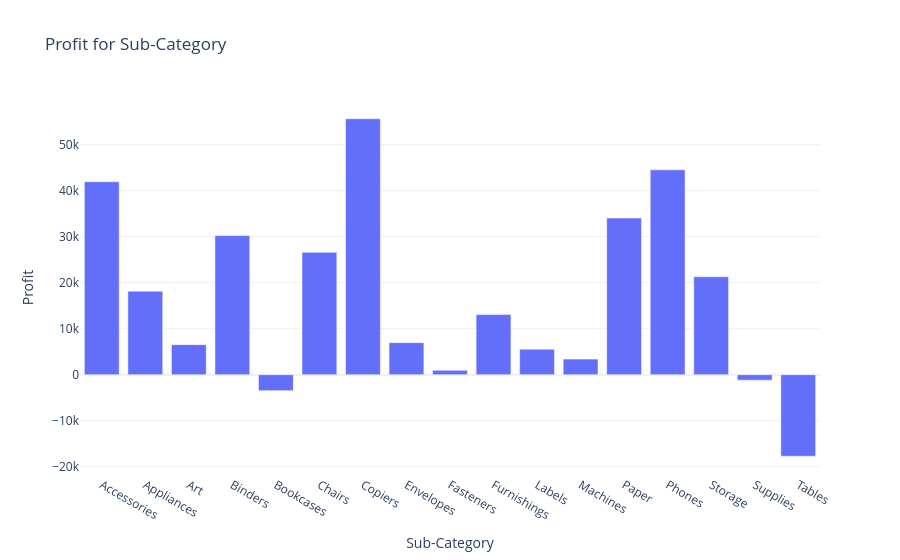

Notebook cell for this chart:
### Code cell
fig = px.bar(profit_by_subcategory,
              x='Sub-Category',
              y='Profit',
              title='Profit for Sub-Category')
fig.show()

### Figure 1 — Plotly figure (JSON) as saved in the notebook; plotly's stock layout.template omitted (floating-point values rounded to 4 significant figures)
{"data": [{"alignmentgroup": "True", "hovertemplate": "Sub-Category=%{x}<br>Profit=%{y}<extra></extra>", "legendgroup": "", "marker": {"color": "#636efa", "pattern": {"shape": ""}}, "name": "", "offsetgroup": "", "orientation": "v", "showlegend": false, "textposition": "auto", "type": "bar", "x": ["Accessories", "Appliances", "Art", "Binders", "Bookcases", "Chairs", "Copiers", "Envelopes", "Fasteners", "Furnishings", "Labels", "Machines", "Paper", "Phones", "Storage", "Supplies", "Tables"], "xaxis": "x", "y": [41940.0, 18140.0, 6528.0, 30220.0, -3473.0, 26590.0, 55620.0, 6964.0, 949.5, 13060.0, 5546.0, 3385.0, 34050.0, 44520.0, 21280.0, -1189.0, -17730.0], "yaxis": "y"}], "layout": {"barmode": "relative", "legend": {"tracegroupgap": 0}, "title": {"text": "Profit for Sub-Category"}, "xaxis": {"anchor": "y", "domain": [0, 1], "title": {"text": "Sub-Category"}}, "yaxis": {"anchor": "x", "domain": [0, 1], "title": {"text": "Profit"}}}}
